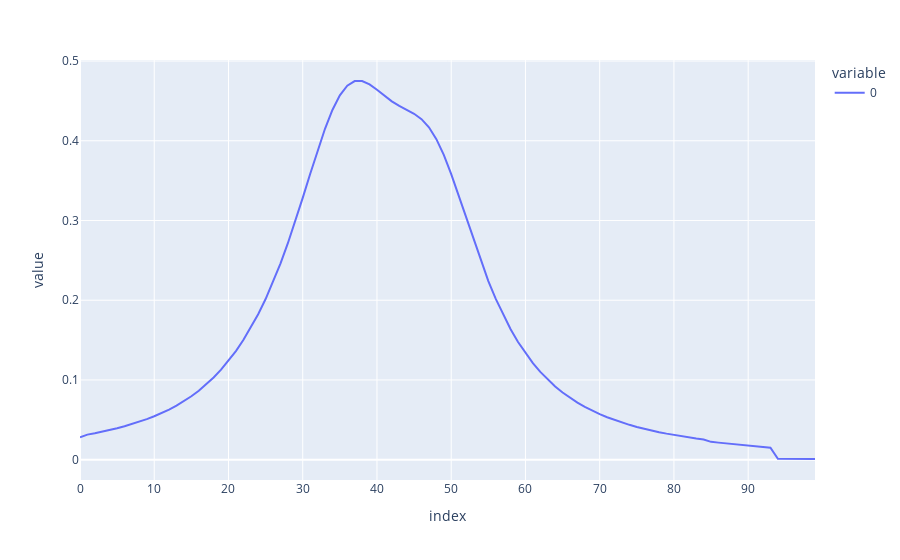

Notebook cell for this chart:
### Code cell
fig = px.line(FQ[0])
fig.show()
